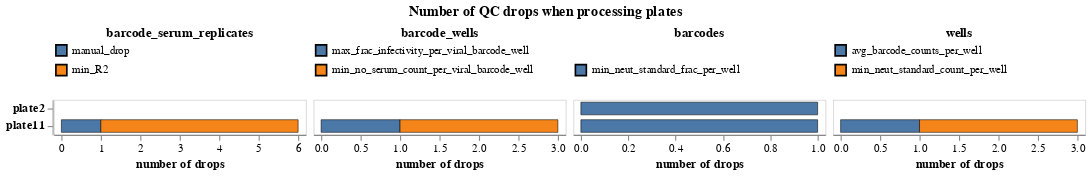

Notebook code cell kept with this figure:
### Markdown cell above
Now plot the number of drops for each plate.
You should be worried (maybe re-do or discard) any plates with a very large number of drops:

### Code cell
plate_selection = alt.selection_point(fields=["plate"], on="mouseover", empty=False)

plate_qc_drop_counts_chart = (
    alt.Chart(plate_qc_drop_counts)
    .add_params(plate_selection)
    .encode(
        alt.X(
            "n_drops",
            title="number of drops",
            scale=alt.Scale(nice=False, padding=7),
        ),
        alt.Y("plate", sort=plates, title=None, axis=alt.Axis(labelFontStyle="bold", labelFontSize=11)),
        alt.Column("drop type", title=None, spacing=5, header=alt.Header(labelFontSize=12, labelFontStyle="bold", labelPadding=1)),
        alt.Color("reason", legend=alt.Legend(orient="top", columns=1, labelLimit=230, title=None, padding=1)),
        strokeWidth=alt.condition(plate_selection, alt.value(3), alt.value(0.5)),
        tooltip=plate_qc_drop_counts.columns.tolist(),
    )
    .mark_bar(height={"band": 0.8}, stroke="black")
    .properties(
        width=230,
        height=alt.Step(16),
        title=alt.TitleParams("Number of QC drops when processing plates", anchor="middle", dy=-2),
    )
    .configure_axis(grid=False)
    .resolve_scale(color="independent", x="independent")
)

plate_qc_drop_counts_chart

### Figure 1 — Vega-Lite specification as saved in the notebook (floating-point values rounded to 4 significant figures)
{"config": {"view": {"continuousWidth": 300, "continuousHeight": 300}, "axis": {"grid": false}}, "data": {"name": "data-621abbc5878eaa086e0ab11a277c8773"}, "mark": {"type": "bar", "height": {"band": 0.8}, "stroke": "black"}, "encoding": {"color": {"field": "reason", "legend": {"columns": 1, "labelLimit": 230, "orient": "top", "padding": 1, "title": null}, "type": "nominal"}, "column": {"field": "drop type", "header": {"labelFontSize": 12, "labelFontStyle": "bold", "labelPadding": 1}, "spacing": 5, "title": null, "type": "nominal"}, "strokeWidth": {"condition": {"param": "param_15", "value": 3, "empty": false}, "value": 0.5}, "tooltip": [{"field": "plate", "type": "nominal"}, {"field": "drop type", "type": "nominal"}, {"field": "reason", "type": "nominal"}, {"field": "n_drops", "type": "quantitative"}], "x": {"field": "n_drops", "scale": {"nice": false, "padding": 7}, "title": "number of drops", "type": "quantitative"}, "y": {"axis": {"labelFontSize": 11, "labelFontStyle": "bold"}, "field": "plate", "sort": ["plate2", "plate11"], "title": null, "type": "nominal"}}, "height": {"step": 16}, "params": [{"name": "param_15", "select": {"type": "point", "fields": ["plate"], "on": "mouseover"}}], "resolve": {"scale": {"color": "independent", "x": "independent"}}, "title": {"text": "Number of QC drops when processing plates", "anchor": "middle", "dy": -2}, "width": 230, "$schema": "https://vega.github.io/schema/vega-lite/v5.16.3.json", "datasets": {"data-621abbc5878eaa086e0ab11a277c8773": [{"plate": "plate11", "drop type": "barcode_serum_replicates", "reason": "manual_drop", "n_drops": 1}, {"plate": "plate11", "drop type": "barcode_serum_replicates", "reason": "min_R2", "n_drops": 5}, {"plate": "plate11", "drop type": "barcode_wells", "reason": "max_frac_infectivity_per_viral_barcode_well", "n_drops": 1}, {"plate": "plate11", "drop type": "barcode_wells", "reason": "min_no_serum_count_per_viral_barcode_well", "n_drops": 2}, {"plate": "plate11", "drop type": "barcodes", "reason": "min_neut_standard_frac_per_well", "n_drops": 1}, {"plate": "plate11", "drop type": "wells", "reason": "avg_barcode_counts_per_well", "n_drops": 1}, {"plate": "plate11", "drop type": "wells", "reason": "min_neut_standard_count_per_well", "n_drops": 2}, {"plate": "plate2", "drop type": "barcodes", "reason": "min_neut_standard_frac_per_well", "n_drops": 1}]}}
